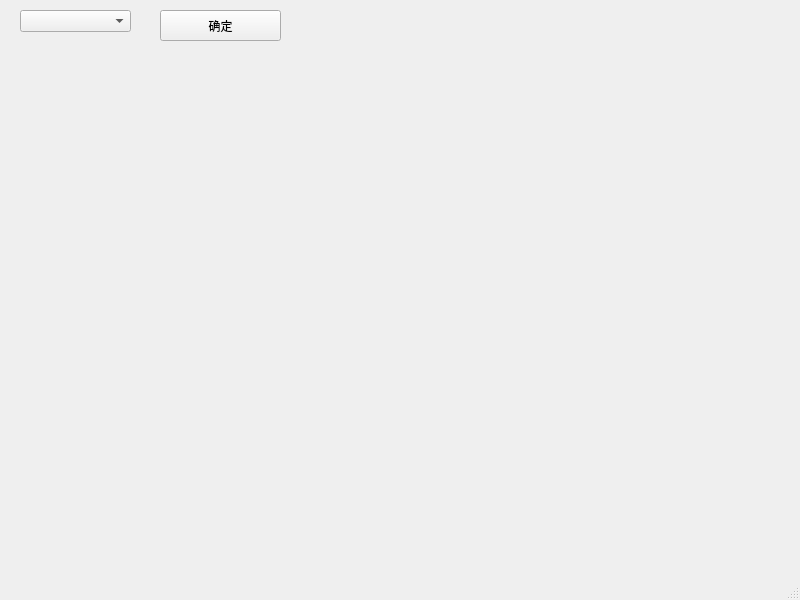
<?xml version="1.0" encoding="UTF-8"?>
<ui version="4.0">
 <class>DeleteDishWindow</class>
 <widget class="QMainWindow" name="DeleteDishWindow">
  <property name="geometry">
   <rect>
    <x>0</x>
    <y>0</y>
    <width>800</width>
    <height>600</height>
   </rect>
  </property>
  <property name="windowTitle">
   <string>MainWindow</string>
  </property>
  <widget class="QWidget" name="centralwidget">
   <widget class="QComboBox" name="comboBox">
    <property name="geometry">
     <rect>
      <x>20</x>
      <y>10</y>
      <width>111</width>
      <height>22</height>
     </rect>
    </property>
   </widget>
   <widget class="QPushButton" name="pushButton">
    <property name="geometry">
     <rect>
      <x>160</x>
      <y>10</y>
      <width>121</width>
      <height>31</height>
     </rect>
    </property>
    <property name="text">
     <string>确定</string>
    </property>
   </widget>
  </widget>
  <widget class="QMenuBar" name="menubar">
   <property name="geometry">
    <rect>
     <x>0</x>
     <y>0</y>
     <width>800</width>
     <height>21</height>
    </rect>
   </property>
  </widget>
  <widget class="QStatusBar" name="statusbar"/>
 </widget>
 <resources/>
 <connections/>
</ui>
